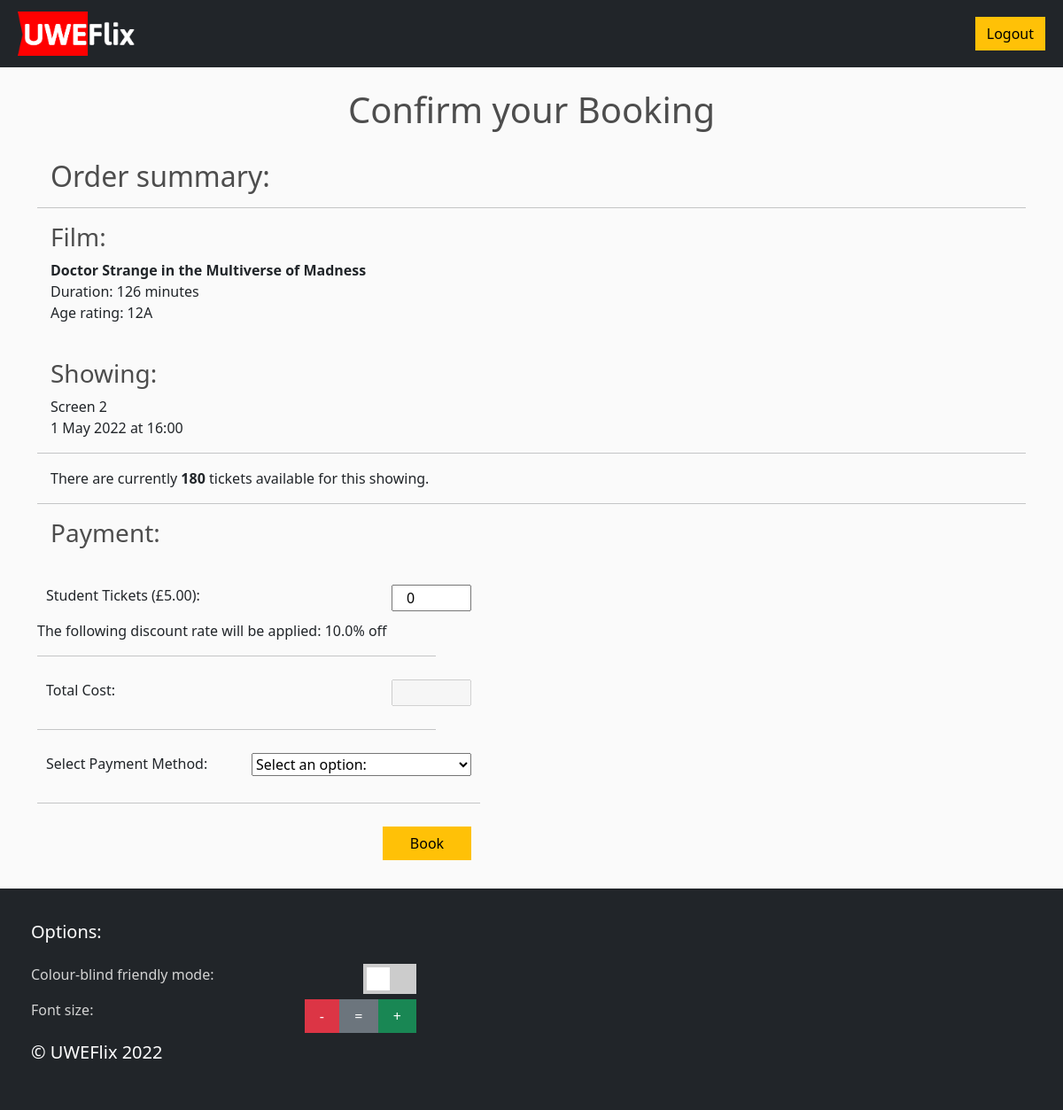
Page /rep_payment/4/ (signed in) on the committed database.
### uweflix/models.py (models this page shows, shortened)
class Showing(models.Model):
    screen = models.ForeignKey(Screen, default=1, on_delete=models.CASCADE)
    film = models.ForeignKey(Film,on_delete=models.CASCADE)
    time = models.DateTimeField()
    remaining_tickets = models.IntegerField(default=150)  # NEEDS TO BE ASSIGNED TO THE SCREEN CAPACITY SOMEHOW!
    def getShowing(id):#READ
        try:
            showing = Showing.objects.get(id=id)
            return showing
        except:
            print("No showinf exists with that showing ID.")

class Film(models.Model):
    title = models.CharField(max_length=100)
    age_rating = models.CharField(max_length=3)
    """Age Ratings:
        - U
        - PG
        - 12
        - 12A
        - 15
        - 18"""
    duration = models.CharField(max_length=3)
    trailer_desc = models.CharField(max_length=500)
    image = models.ImageField(default="placeholder.png")

class Screen(models.Model):
    capacity = models.IntegerField()
    apply_covid_restrictions =  models.BooleanField(null=True)

class Prices(models.Model):
    adult = models.FloatField(default=5.0)
    student = models.FloatField(default=4.0)
    child = models.FloatField(default=3.0)
    def getCurrentPrices():
        currentPrices = Prices.objects.last()
        return currentPrices.adult, currentPrices.student, currentPrices.child

### uweflix/views.py (the view, shortened to what this page needs)
# urls.py: path("rep_payment/<int:showing>/", views.rep_payment, name="rep_payment"),
def rep_payment(request, showing):
    showing = Showing.getShowing(id=showing)
    form = RepPaymentForm()
    rep = ClubRep.objects.get(user_id=request.session["user_id"])
    discountRate = 100-(rep.club.discount_rate * 100)
    adult,student,child=Prices.getCurrentPrices()
    context = {
        "showing": showing,
        "form": form,
        "discount_rate": discountRate,
        "student_price" : student
    }
    return render(request, 'uweflix/rep_payment.html', context)

### uweflix/forms.py (shortened to what this page needs)
class RepPaymentForm(forms.Form):
    rep_student_tickets = forms.IntegerField(validators=[
        MaxValueValidator(100),
        MinValueValidator(10)
    ],required=False, initial=0)
    total_cost=forms.FloatField(label="Total Cost: ", disabled=True, required=False)
    payment_choices = [(None, 'Select an option:'),
                    ('credit', 'Club Reps: Pay with Credit'),
                    ('tab', 'Club Reps: Add to monthly bill')]
    payment_options = forms.ChoiceField(choices=payment_choices, widget=forms.Select(attrs={}))

### uweflix/templates/uweflix/rep_payment.html (shortened to what this page needs)
{% extends "uweflix/layout.html" %}
{% load static %}
{% block content %}
<br/>
<h1>Confirm your Booking</h1>
<br/>
<body>
    <h2>Order summary:</h2>
    <hr/>
    <h3>Film:</h3>
        <p>
           <b>{{ showing.film.title }}</b><br/>
           Duration: {{ showing.film.duration }} minutes<br/>
           Age rating: {{ showing.film.age_rating }}
        </p>
        <br/>
        <h3>Showing:</h3>
        <p>Screen {{ showing.screen.id }}<br/>{{ showing.time | date:'j M Y' }} at {{ showing.time | time:'G:i'}}</p>
        <hr/>
        <p>There are currently <b>{{ showing.remaining_tickets }}</b> tickets available for this showing.</p>
        <hr/>
    <div class="form">
        <form id="payment-form" action="{% url 'rep_payment' showing.pk %}" method="POST" autocomplete="off">
            <h3>Payment:</h3>
            <div class="form-area">
                <br/>
                <div class="form-group">
                    Student Tickets (£<span id="rep_payment_student_price">{{ student_price | floatformat:2 }}</span>): {{ form.rep_student_tickets }}
                </div>
                <br/>
                The following discount rate will be applied:
                <span id="discount_rate">{{ discount_rate }}</span>% off
                <hr/>
                <div class="form-group">
                    Total Cost: {{ form.total_cost }}
                </div>
                <hr/>
                <div class="form-group">
                    Select Payment Method: {{ form.payment_options }}
                </div>
            </div>
            <hr/>
            <div class="form-group">
                <input id="confirm-btn" class="btn btn-warning" type="submit" value="Book">
            </div>
        </form>
    </div>
</body>
{% endblock %}

### uweflix/static/uweflix/site.css (style rules this page uses)
body { background-color: hsl(0, 0%, 98%); }
h1,h2,h3,h4,h5,h6 { color:hsl(0, 0%, 30%); }
.btn { border-radius: 0; }
#id_adult_tickets, #id_student_tickets, #id_child_tickets, #id_total_cost, #discount-btn, #id_adult, #id_student, #id_child, #id_rep_student_tickets, #id_apply_covid_restrictions { width:90px; float: right; }
#id_payment_options, #id_club, #id_card_number, #id_clubrep_choices, #id_timerange_choices, #id_screen, #id_film, #id_time { float:right; }
#confirm-btn, #set-payment-btn { width:100px; float:right; }
.form-area { width: 450px; }
.form-group { height:50px; width: 500px; margin: auto; display: inline-block; padding: 10px; }

### uweflix/templates/uweflix/rep_payment.html (style rules this page uses)
form { display: inline-block; }
h1 { text-align: center; }
h2, h3, h5, p, input { padding-left: 15px; }

### rows in the picture
Showing: film "Doctor Strange in the Multiverse of Madness", film.duration "126", film.age_rating "12A", screen.id "2", time "1 May 2022", time "16:00", remaining_tickets "180"
Prices: student "5.00"

### other values in the picture
{{ discount_rate }} "10.0"
